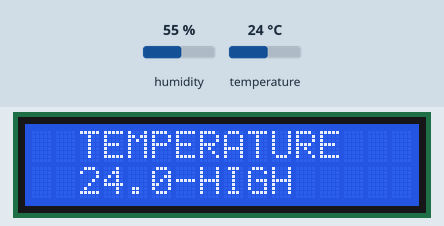
Simulated run of this sketch. Board: Arduino Uno, built with avr-gcc and run on an emulated ATmega328P. Shown: 16×2 character LCD. The inputs (shaded band) are chosen by the test bench; at power-on: humidity 55 %, temperature 24 °C. What the sketch prints to the serial monitor is not drawn.

Above: at 1.3 s.
1.4 s: humidity set to 52 %
At 6.8 s:
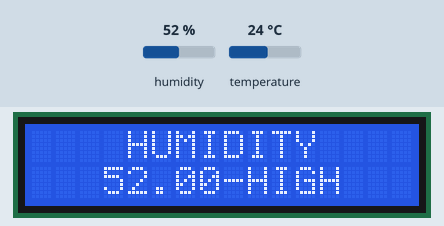
9.7 s: humidity set to 49 %
At 15.6 s:
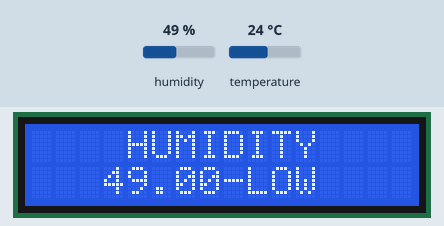
19.1 s: temperature set to 12 °C
At 20.8 s:
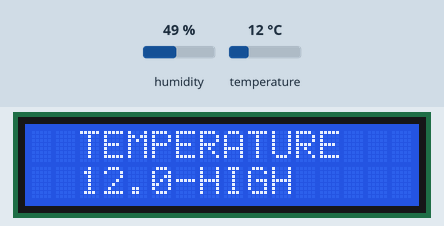
24.1 s: temperature set to 19 °C
At 25.8 s:
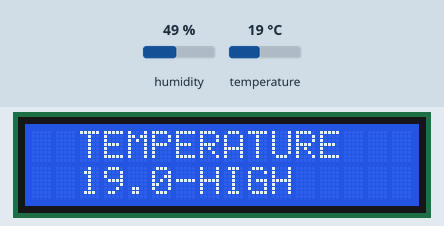
Timing chart, 0 to 27.3 s (numbered marks = the images above; inputs shaded):
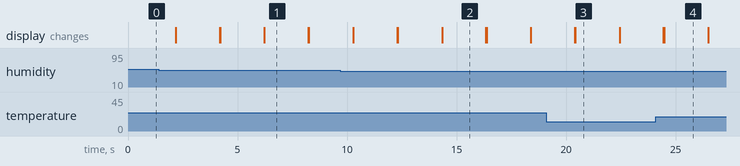

The sketch:

sketch.ino
```cpp
#include "DHT.h"
#include "LiquidCrystal_I2C.h"

#define DHTPIN 2
#define DHTTYPE DHT22

DHT dht(DHTPIN, DHTTYPE);
LiquidCrystal_I2C lcd(0x27,16,2);

void setup() {
  Serial.begin(9600);
  dht.begin();
  lcd.begin(16,2);
  lcd.init();
  lcd.backlight();
}

void loop() {
  float temperature = dht.readTemperature();
  float humidity = dht.readHumidity();

  Serial.print(F("Temperature: "));
  Serial.print(temperature);
  Serial.print(("°C || Humidity: "));
  Serial.print(humidity);
  Serial.println(" ");

  lcd.setCursor(2,0);
  lcd.print(F("TEMPERATURE"));
  lcd.setCursor(2,1);
  lcd.print(temperature);
  lcd.setCursor(6,1);
  if (temperature >= 0)
  {
    lcd.print("-HIGH");
  }
  else
  {
    lcd.print("-LOW");
  }
  delay(2000);
  lcd.clear();
  lcd.setCursor(4,0);
  lcd.print(F("HUMIDITY"));
  lcd.setCursor(3,1);
  lcd.print(humidity);
  if (humidity > 50)
  {
    lcd.print("-HIGH");
  }
  else
  {
    lcd.print("-LOW");
  }
  delay(2000);
  lcd.clear();
}
```

Measured:
- the behaviour switches between 51 and 50 % on humidity (found by bisection; images 1 and 2)
- after the input at 9.7 s, the display: first differs from a run without the input after 4.6 s (image 2)
- what the display in image 1 shows lasts 2.0 s, from 6.2 s to 8.2 s
